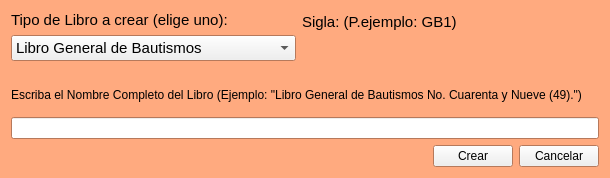
<?xml version="1.0" encoding="UTF-8"?>
<ui version="4.0">
 <class>CreateBookWidget</class>
 <widget class="QWidget" name="CreateBookWidget">
  <property name="geometry">
   <rect>
    <x>0</x>
    <y>0</y>
    <width>610</width>
    <height>178</height>
   </rect>
  </property>
  <property name="palette">
   <palette>
    <active>
     <colorrole role="Window">
      <brush brushstyle="SolidPattern">
       <color alpha="255">
        <red>255</red>
        <green>170</green>
        <blue>127</blue>
       </color>
      </brush>
     </colorrole>
    </active>
    <inactive>
     <colorrole role="Window">
      <brush brushstyle="SolidPattern">
       <color alpha="255">
        <red>255</red>
        <green>170</green>
        <blue>127</blue>
       </color>
      </brush>
     </colorrole>
    </inactive>
    <disabled>
     <colorrole role="Base">
      <brush brushstyle="SolidPattern">
       <color alpha="255">
        <red>255</red>
        <green>170</green>
        <blue>127</blue>
       </color>
      </brush>
     </colorrole>
     <colorrole role="Window">
      <brush brushstyle="SolidPattern">
       <color alpha="255">
        <red>255</red>
        <green>170</green>
        <blue>127</blue>
       </color>
      </brush>
     </colorrole>
    </disabled>
   </palette>
  </property>
  <property name="windowTitle">
   <string>Form</string>
  </property>
  <layout class="QVBoxLayout" name="verticalLayout_4">
   <item>
    <layout class="QFormLayout" name="formLayout">
     <item row="0" column="0">
      <layout class="QVBoxLayout" name="verticalLayout_2">
       <item>
        <widget class="QLabel" name="label_2">
         <property name="font">
          <font>
           <pointsize>11</pointsize>
          </font>
         </property>
         <property name="text">
          <string>Tipo de Libro a crear (elige uno):</string>
         </property>
        </widget>
       </item>
       <item>
        <widget class="QComboBox" name="comboBox">
         <property name="font">
          <font>
           <pointsize>11</pointsize>
          </font>
         </property>
         <item>
          <property name="text">
           <string>Libro General de Bautismos</string>
          </property>
         </item>
         <item>
          <property name="text">
           <string>Libro Suplementario de Bautismos</string>
          </property>
         </item>
         <item>
          <property name="text">
           <string>Libro General de Matrimonios</string>
          </property>
         </item>
         <item>
          <property name="text">
           <string>Libro Suplementario de Matrimonios</string>
          </property>
         </item>
         <item>
          <property name="text">
           <string>Libro General de Defunciones</string>
          </property>
         </item>
         <item>
          <property name="text">
           <string>Libro Suplementario de Defunciones</string>
          </property>
         </item>
         <item>
          <property name="text">
           <string>Libro General de Confirmaciones</string>
          </property>
         </item>
         <item>
          <property name="text">
           <string>Libro Suplementario de Confirmaciones</string>
          </property>
         </item>
         <item>
          <property name="text">
           <string>Libro de Bautismos Personalizado</string>
          </property>
         </item>
         <item>
          <property name="text">
           <string>Libro de Matrimonios Personalizado</string>
          </property>
         </item>
         <item>
          <property name="text">
           <string>Libro de Defunciones Personalizado</string>
          </property>
         </item>
         <item>
          <property name="text">
           <string>Libro de Confirmaciones Personalizado</string>
          </property>
         </item>
        </widget>
       </item>
      </layout>
     </item>
     <item row="0" column="1">
      <layout class="QVBoxLayout" name="verticalLayout">
       <item>
        <widget class="QLabel" name="label">
         <property name="font">
          <font>
           <pointsize>11</pointsize>
          </font>
         </property>
         <property name="text">
          <string>Sigla: (P.ejemplo: GB1)</string>
         </property>
        </widget>
       </item>
       <item>
        <widget class="LineEditWReExpVal" name="sigla" native="true"/>
       </item>
      </layout>
     </item>
    </layout>
   </item>
   <item>
    <layout class="QVBoxLayout" name="verticalLayout_3">
     <item>
      <widget class="QLabel" name="label_3">
       <property name="text">
        <string>Escriba el Nombre Completo del Libro (Ejemplo: &quot;Libro General de Bautismos No. Cuarenta y Nueve (49).&quot;)</string>
       </property>
      </widget>
     </item>
     <item>
      <widget class="QLineEdit" name="entireName"/>
     </item>
    </layout>
   </item>
   <item>
    <layout class="QHBoxLayout" name="horizontalLayout">
     <item>
      <spacer name="horizontalSpacer">
       <property name="orientation">
        <enum>Qt::Horizontal</enum>
       </property>
       <property name="sizeHint" stdset="0">
        <size>
         <width>40</width>
         <height>20</height>
        </size>
       </property>
      </spacer>
     </item>
     <item>
      <widget class="QPushButton" name="createBtn">
       <property name="text">
        <string>Crear</string>
       </property>
      </widget>
     </item>
     <item>
      <widget class="QPushButton" name="cancelBtn">
       <property name="text">
        <string>Cancelar</string>
       </property>
      </widget>
     </item>
    </layout>
   </item>
  </layout>
 </widget>
 <customwidgets>
  <customwidget>
   <class>LineEditWReExpVal</class>
   <extends>QWidget</extends>
   <header>Books\LineEditForTypeBooksName\lineeditWregexpval.h</header>
   <container>1</container>
  </customwidget>
 </customwidgets>
 <resources/>
 <connections/>
</ui>
